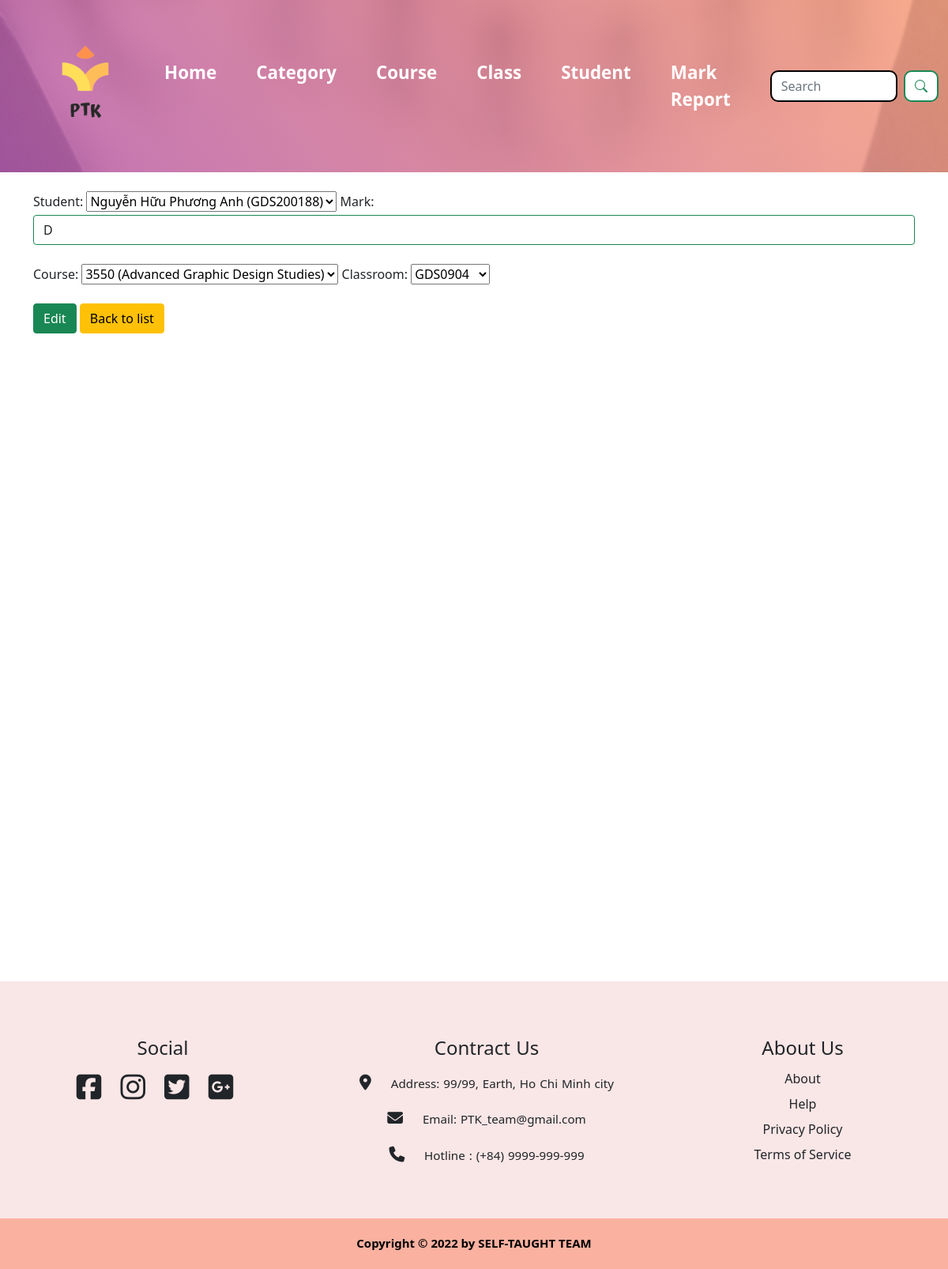
/student/result/edit/7, run on the app's committed database.
### student/models.py (models this page shows, shortened)
class Result(models.Model):
    student = models.ForeignKey(Student, on_delete=models.CASCADE)
    mark = models.CharField(max_length=20)
    course = models.ForeignKey(Course, on_delete=models.CASCADE)
    classroom = models.ForeignKey(ClassRoom, on_delete=models.CASCADE)

### student/views.py (the view, shortened to what this page needs)
# urls.py: path("result/edit/<int:id>", views.result_edit),
def result_edit(request, id):
    result = Result.objects.get(id=id)
    form = ResultForm(request.POST or None, instance=result)
    context = {"form": form}
    return render(request, "student/result/result_edit.html", context)

### student/forms.py
class ResultForm(forms.ModelForm):
    class Meta:
        model = Result
        fields = "__all__"
        widgets = {
            "student_name": forms.TextInput(
                attrs={
                    "class": "form-control border-success mt-1 mb-4",
                    "placeholder": "Please enter name...",
                    "id": "student_name",
                },
            ),
            "mark": forms.TextInput(
                attrs={
                    "class": "form-control border-success mt-1 mb-4",
                    "placeholder": "Please enter mark...",
                    "id": "mark",
                },
            ),
            "course_name": forms.Select(
                attrs={
                    "class": "form-select border-success mt-1 mb-4",
                    "id": "course_name",
                },
            ),
            "classroom_name": forms.Select(
                attrs={
                    "class": "form-select border-success mt-1 mb-4",
                    "id": "classroom_name",
                },
            ),
        }

### course/models.py (called while the page is built)
    def __str__(self):
        return self.code + " (" + self.name_en + ")"

    def __str__(self):
        return self.name

### student/models.py (called while the page is built)
    def __str__(self):
        return self.name + " (" + self.student_code + ")"

### student/templates/student/result/result_edit.html (shortened to what this page needs)
{% extends 'base.html' %}
{% load static %}
{% block content %}
<link rel="stylesheet" href="{% static 'css/style.css' %}">
<form method="POST">
    {{form}}
    <div class="mt-4">
        <button class="btn btn-success" type="submit">Edit</button>
        <a class="btn btn-warning" href="back_to_resultlist">Back to list</a>
    </div>
</form>
{% endblock content %}

### data on the page
Result: student "Nguyễn Hữu Phương Anh (GDS200188)", mark "D", course "3550 (Advanced Graphic Design Studies)", classroom "GDS0904"
